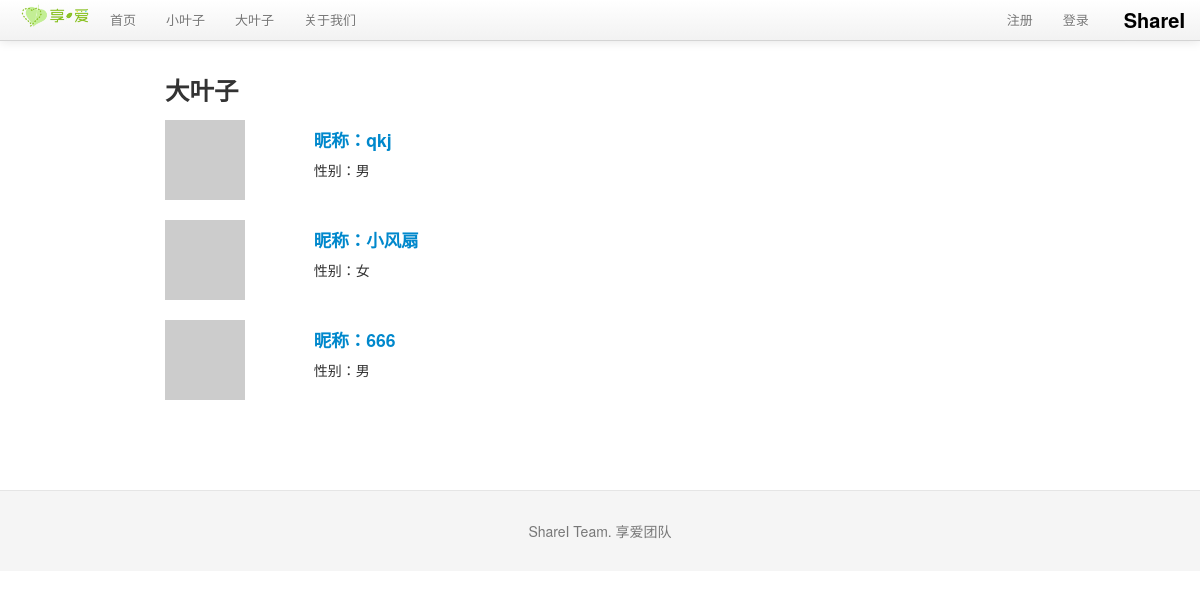
The app's page /bigleaf, older data.
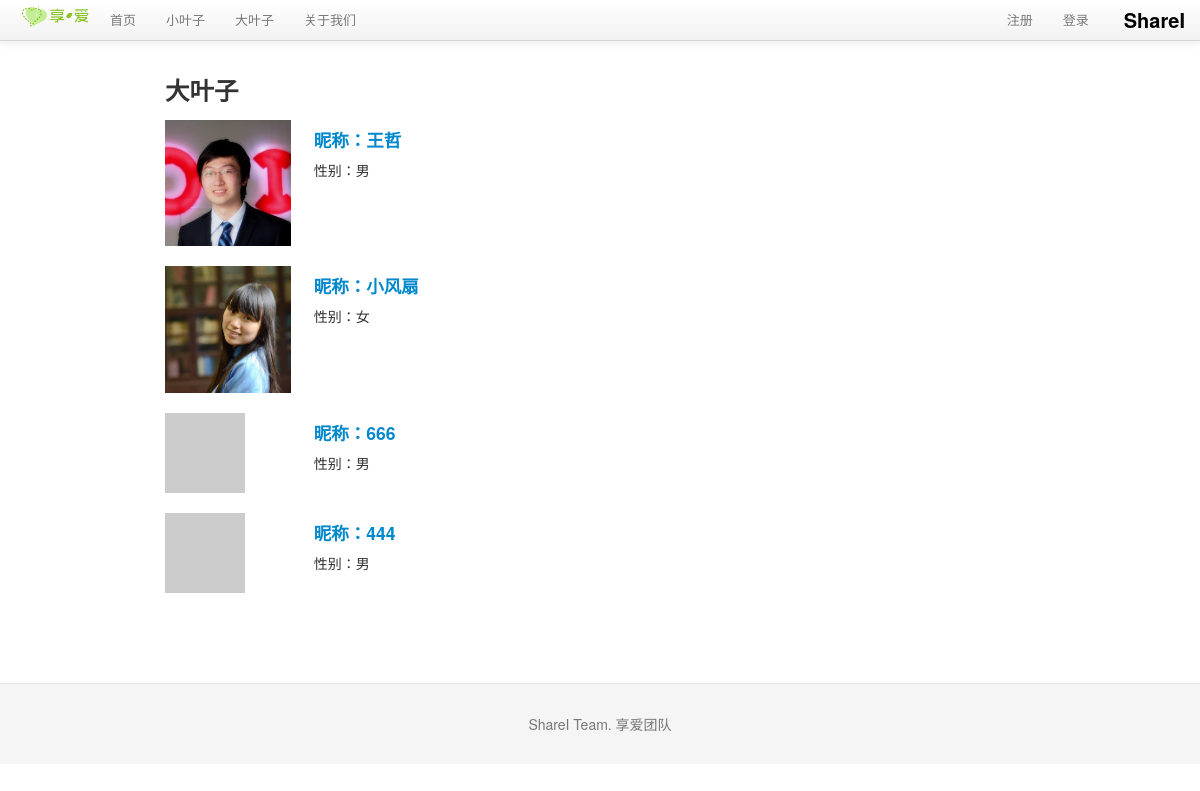
The same page, newer data.
### tables this page shows
CREATE TABLE bleaf (avatar TEXT, bleaf_id integer PRIMARY KEY, email text, uname text, sex text, ulevel integer, password text, rrurl text, sinawburl text, qqwburl text, createtime TIMESTAMP);

### sharei.py (the view)
@app.route('/bigleaf')
def show_bigleafs():
    bigleafs = query_db('''select * from bleaf''')
    error = None
    if bigleafs is None:
        error = 'No big leaf now'
        return render_template('bigleaf.html', error=error)
    else:
        return render_template('bigleaf.html', error=error, bigleafs = bigleafs)

### sharei.py (called while the page is built)
def get_db():
    top = _app_ctx_stack.top
    if not hasattr(top, 'sqlite_db'):
        top.sqlite_db = sqlite3.connect(app.config['DATABASE'])
        top.sqlite_db.row_factory = sqlite3.Row
    return top.sqlite_db

@app.teardown_appcontext
def close_database(exception):
    top = _app_ctx_stack.top
    if hasattr(top, 'sqlite_db'):
        top.sqlite_db.close()

def query_db(query, args=(), one=False):
    cur = get_db().execute(query, args)
    rv = cur.fetchall()
    return (rv[0] if rv else None) if one else rv

@app.before_request
def before_request():
    g.bleaf = None
    if 'bleaf_id' in session:
        g.bleaf = query_db('select * from bleaf where bleaf_id = ?', [session['bleaf_id']], one=True)

### templates/bigleaf.html (shortened to what this page needs)
{% extends "layout.html" %}
{% block body %}
  <h3>大叶子</h3>
    {% for bigleaf in bigleafs %}
    <div class="row-fluid">
    <div class="span2">
        <img src={{ bigleaf.avatar }}>
    </div>
    <div class="span6" style="text-align : left;background-color:#FFFFFF; padding-left:20">
      <a href="{{ url_for('show_bigleaf', bleaf_id=bigleaf.bleaf_id) }}" target="_blank"><h4>昵称：{{bigleaf.uname}}</h4></a>
      <p>性别：{{bigleaf.sex}}<br>
    </div>
  </div><br>
{% endfor %}
{% endblock %}

### templates/layout.html (shortened to what this page needs)
<!DOCTYPE html>
<html lang="en" version="g42dymwpi--nx"><head><meta http-equiv="Content-Type" content="text/html; charset=UTF-8">
    <link href="/static/css/bootstrap.css" rel="stylesheet">
    <link href="/static/css/bootstrap-responsive.css" rel="stylesheet">
    <link href="/static/css/docs.css" rel="stylesheet">
    <link href="/static/css/prettify.css" rel="stylesheet">
  </head>
  <body data-spy="scroll" data-target=".bs-docs-sidebar" data-twttr-rendered="true" youdao="bind">
    <div class="navbar navbar-fixed-top ">
      <div class="navbar-inner">
        <div class="container">
          <a class="brand" href="{{ url_for('home') }}">
            <strong>
              ShareI
            </strong>
          </a>
          <ul class="nav">
            <li>
              <img src="/static/img/logo-ch.png" width="80">
            </li>
            <li>
              <a href="{{ url_for('home') }}">
                首页
              </a>
            </li>
            <li>
              <a href="{{ url_for('show_littleleafs') }}">
                小叶子
              </a>
            </li>
            <li>
              <a href="{{ url_for('show_bigleafs') }}">
                大叶子
              </a>
            </li>
            <li>
              <a href="{{ url_for('about') }}">
                关于我们
              </a>
            </li>
          </ul>
          <ul class="nav pull-right">
            {% if session.logged_in %}
              <li><a>Welcome! {{ session['bleaf_name'] }}</a></li>
              <li><a href="{{ url_for('logout') }}">注销</a></li>
            {% else %}
              <li><a href="{{ url_for('register') }}">注册</a></li>
              <li><a href="{{ url_for('login') }}">登录</a></li>
            {% endif %}
          </ul>
        </div>
      </div>
    </div>
<div class="container">
<div class="span9" style="margin-left:150px; margin-right:200px;">
  {% block body %}{% endblock %}
</div>
</div>
    <footer class="footer">
      <div class="container">
        <p>ShareI Team. 享爱团队</p>
      </div>
    </footer>
  </body>
</html>

### static/css/docs.css (style rules this page uses)
body { position: relative; padding-top: 40px; }
body > .navbar { font-size: 13px; }
body > .navbar .brand { padding-right: 0; padding-left: 0; margin-left: 20px; float: right; font-weight: bold; color: #000; text-shadow: 0 1px 0 rgba(255,255,255,.1), 0 0 30px rgba(255,255,255,.125); -webkit-transition: all .2s linear; -moz-transition: all .2s linear; transition: all .2s linear; }
.footer { text-align: center; padding: 30px 0; margin-top: 70px; border-top: 1px solid #e5e5e5; background-color: #f5f5f5; }
.footer p { margin-bottom: 0; color: #777; }

### templates/layout.html (style rules this page uses)
body { padding-top: 60px; }

Row changes from the older to the newer data that the page shows:
changed bleaf (number 1 of 4 on the later page): avatar: picture added in place of a placeholder; uname "qkj" → "王哲"
changed bleaf "小风扇": avatar: picture added in place of a placeholder
added bleaf: uname "444", sex "男"
